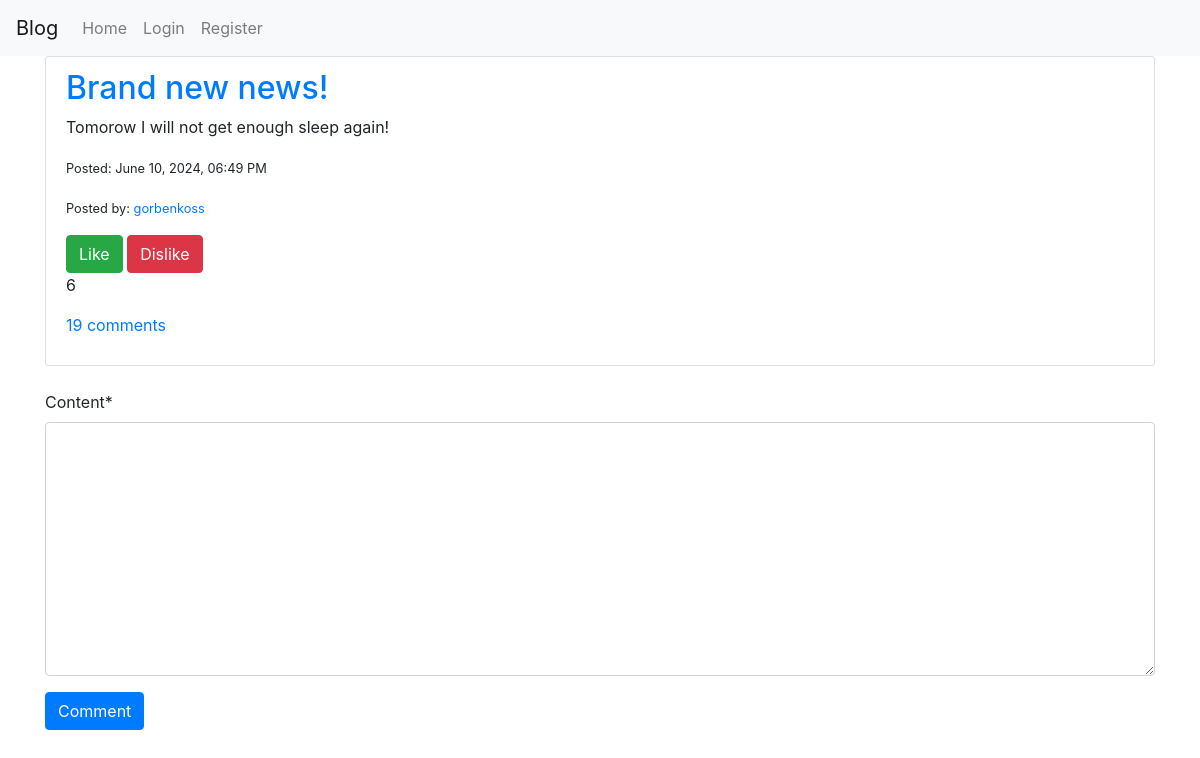
/blog/post/9/, run on an earlier commit of the app's database.
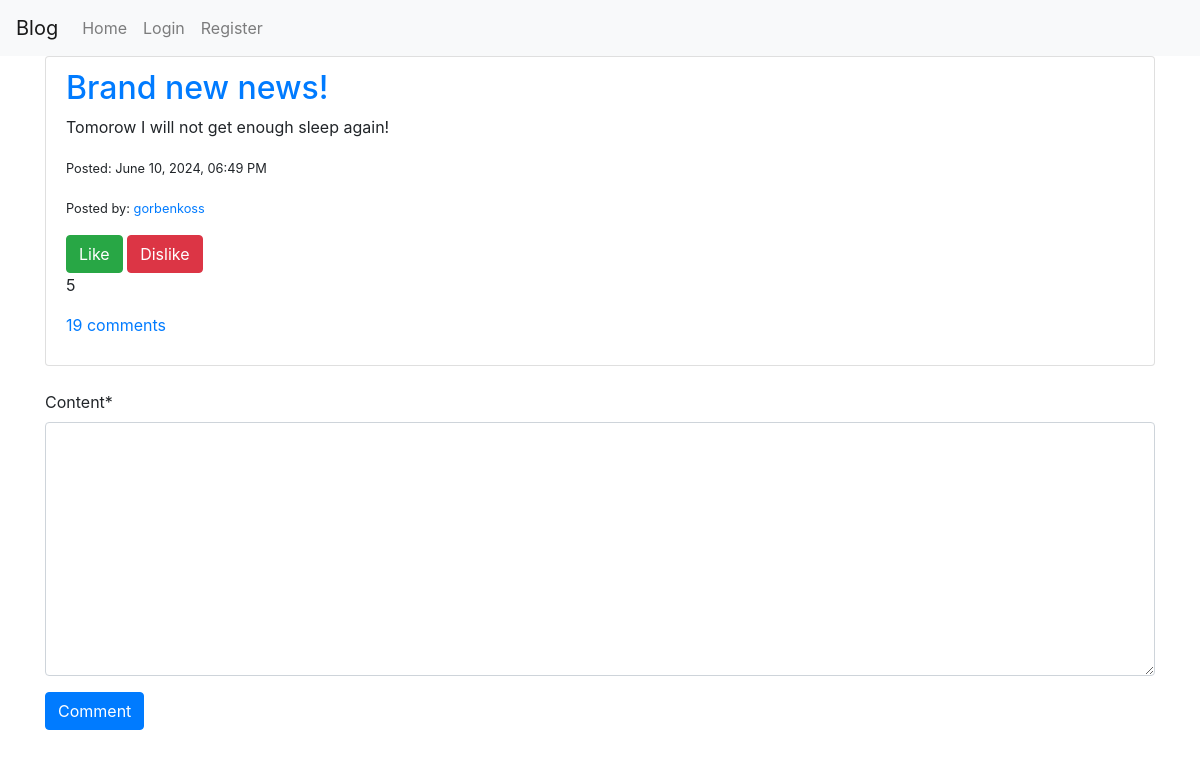
And on a later commit of the database.
### blog/models.py (models this page shows, shortened)
class Post(models.Model):
    title = models.CharField(max_length=100)
    content = models.TextField()
    date_posted = models.DateTimeField(default=timezone.now)
    author = models.ForeignKey(User, on_delete=models.CASCADE)
    is_public = models.BooleanField(default=True)
    rating = models.IntegerField(default=0)

### blog/views.py (the view)
# urls.py: path('post/<int:pk>/', views.post_detail, name='post-detail'),
def post_detail(request, pk):
    posts = Post.objects.filter(pk=pk)
    post = posts.first()
    comment_form = CommentForm()
    total_comments = Comment.objects.filter(parent_post_id=pk).count()
    context = {
        'posts': posts,
        'post': post,
        'comment_form': comment_form,
        'total_comments': total_comments,
    }
    return render(request, 'blog/post_detail.html', context)

### blog/forms.py
class CommentForm(forms.ModelForm):
    class Meta:
        model = Comment
        fields = ['content']

### blog/templatetags/blog_extras.py (called while the page is built)
@register.filter(name='format_post_date')
def format_post_date(value):
    now = datetime.datetime.now(datetime.timezone.utc)
    diff = now - value
    if diff < datetime.timedelta(minutes=1):
        return "just now"
    elif diff < datetime.timedelta(hours=1):
        return f"{int(diff.seconds / 60)} minutes ago"
    elif diff < datetime.timedelta(days=1):
        return f"today, at {value.strftime('%I:%M %p').lstrip('0')}"
    else:
        return value.strftime("%B %d, %Y, %I:%M %p")

### blog/templates/blog/post_detail.html (shortened to what this page needs)
{% extends 'blog/base.html' %}
{% load crispy_forms_tags %}
{% block content %}
{% load static %}
<div id="posts-container" class="list-group">
    {% include "blog/_post_list.html" %}
</div>
<div id="comment-form" class="my-4">
    <form method="POST" action="{% url 'add-comment' pk=post.pk %}">
        {{ comment_form|crispy }}
        <button type="submit" class="btn btn-primary">Comment</button>
    </form>
</div>
{% endblock %}

### blog/templates/blog/base.html (shortened to what this page needs)
<!DOCTYPE html>
<html lang="en">
<head>
    {% load static %}
    <link href="https://stackpath.bootstrapcdn.com/bootstrap/4.5.2/css/bootstrap.min.css" rel="stylesheet">
    <link rel="stylesheet" href="https://stackpath.bootstrapcdn.com/bootstrap/4.5.2/css/bootstrap-theme.min.css">
</head>
<body>
    <header>
        <nav class="navbar navbar-expand-lg navbar-light bg-light">
            <a class="navbar-brand" href="/blog/">Blog</a>
            <div class="collapse navbar-collapse" id="navbarNav">
                <ul class="navbar-nav">
                    <li class="nav-item"><a class="nav-link" href="{% url 'blog-home' %}">Home</a></li>
                    {% if user.is_authenticated %}
                        <li class="nav-item"><a class="nav-link" href="{% url 'logout' %}">Logout</a></li>
                        <li class="nav-item"><a class="nav-link" href="{% url 'account' username=user.username %}">My Account</a></li>
                    {% else %}
                        <li class="nav-item"><a class="nav-link" href="{% url 'login' %}">Login</a></li>
                        <li class="nav-item"><a class="nav-link" href="{% url 'register' %}">Register</a></li>
                    {% endif %}
                </ul>
            </div>
        </nav>
    </header>
    <main class="container">
        {% block content %}
        {% endblock %}
    </main>
</body>
</html>

### blog/templates/blog/_post_list.html (shortened to what this page needs)
{% load blog_extras %}
{% for post in posts %}
<div class='post list-group-item'>
    <h2><a href="{% url 'post-detail' pk=post.pk %}">{{ post.title }}</a></h2>
    <p>{{ post.content }}</p>
    <p><small>Posted: {{ post.date_posted|format_post_date }}</small></p>
    <p><small>Posted by: <a href="{% url 'account' username=post.author%}">{{ post.author }}</a></small></p>
    <button class="btn btn-success" onclick="sendReaction({{ post.id }}, 'post', true)">Like</button>
    <button class="btn btn-danger" onclick="sendReaction({{ post.id }}, 'post', false)">Dislike</button>
    <p id="rating-post-{{ post.id }}">{{ post.rating }}</p>
    <p><a href="{% url 'post-detail' pk=post.pk %}">{{ post.comments.count }} comments</a></p>
</div>
{% endfor %}

### blog/templates/blog/_comment_list.html (shortened to what this page needs)
{% load blog_extras %}

What changed in the data, as far as the page shows it:
changed Post "Brand new news!": rating "6" → "5"
